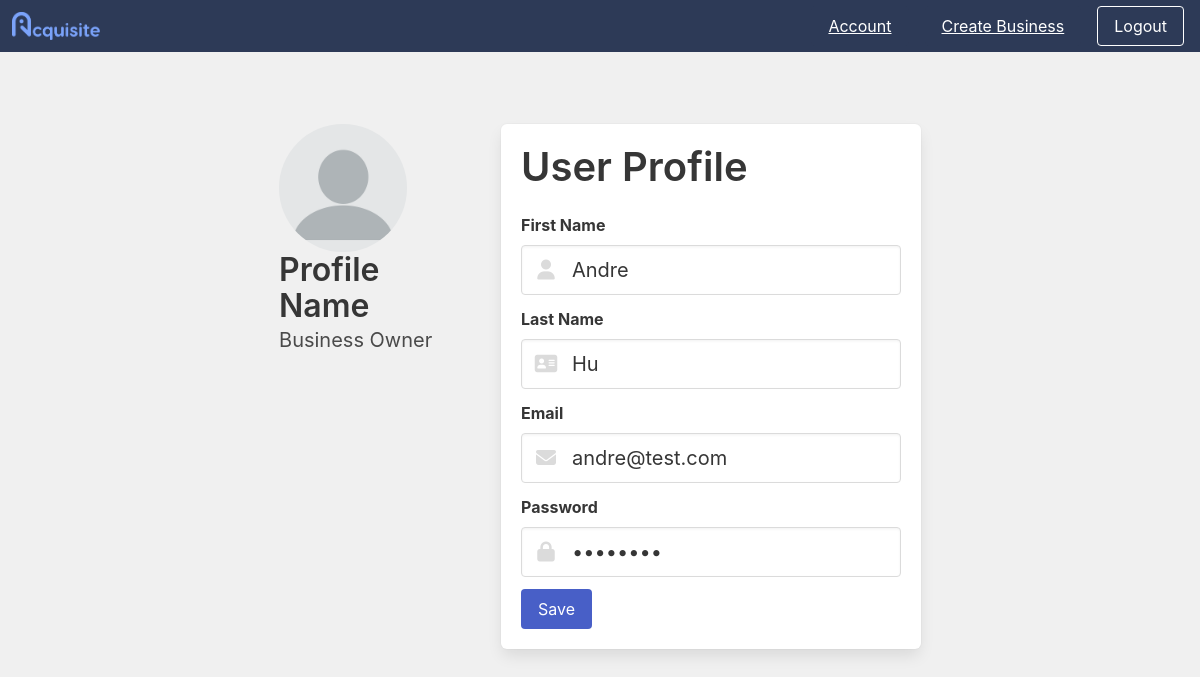
The page /profile (signed in) on the database its author committed.
### models.py (models this page shows, shortened)
class User(db.Model):
    id = db.Column(db.Integer, primary_key=True)
    first_name = db.Column(db.String(128), nullable=False)
    last_name = db.Column(db.String(128), nullable=False)
    email = db.Column(db.String(128), unique=True, nullable=False)
    password = db.Column(db.String(128), nullable=False)
    account_type = db.Column(db.String(20), nullable=False)
    avatar = db.Column(db.String(128), nullable=True)
    businesses = db.relationship('Business', backref='owner', lazy=True)

### app.py (the view, shortened to what this page needs)
@app.route('/profile', methods=['GET', 'POST'])
def profile():
    try:
        user = User.query.get(session['id'])
        return render_template('profile.html', user=user)
    except Exception as e:
        print(e)
        flash('An error occured', 'danger')
        return redirect('/')

### templates/profile.html (shortened to what this page needs)
{% extends "base.html" %}
{% block content %}
<div class="columns is-centered">
    <div class="columns is-8-desktop is-10-tablet mt-6">
        <div class="column is-one-third is-left">
            <figure class="image is-128x128">
                {% if user.avatar %}
                <img class="is-rounded" src="../static/uploads/{{ user.avatar }}">
                {% else %}
                <img class="is-rounded" src="../static/stock/pfp/default_pfp.png">
                {% endif %}
            </figure>
            <div class="title">
                <p class="is-1">
                    Profile Name
                </p>
            </div>
            <div class="subtitle">
                {% if user.account_type == "investor" %}
                <p>
                    Business Investor
                </p>
                {% else %}
                <p>
                    Business Owner
                </p>
                {% endif %}
            </div>
        </div>
        <div class="column is-two-thirds">
            <div class="box">
                <h2 class="title is-2">User Profile</h2>
                <form method="post">
                    <div class="field mt-3">
                        <label class="label">First Name</label>
                        <p class="control has-icons-left">
                            <input class="input is-medium" type="text" name="first_name" value={{ user.first_name }} required/>
                            <span class="icon is-medium is-left">
                            </span>
                        </p>
                    </div>
                    <div class="field">
                        <label class="label">Last Name</label>
                        <div class="control has-icons-left">
                            <input class="input is-medium" type="text" name="last_name" value={{ user.last_name }} required/>
                            <span class="icon is-small is-left">
                            </span>
                        </div>
                    </div>
                    <div class="field">
                        <label class="label">Email</label>
                        <div class="control has-icons-left">
                            <input class="input is-medium" type="email" name="email" value={{ user.email }} required/>
                            <span class="icon is-small is-left">
                            </span>
                        </div>
                    </div>
                    <div class="field">
                        <label class="label">Password</label>
                        <div class="control has-icons-left">
                            <input class="input is-medium" type="password" name="password" value={{ user.password }} required/>
                            <span class="icon is-small is-left">
                            </span>
                        </div>
                    </div>
                    <div class="control">
                        <button class="button is-link" type="submit">Save</button>
                    </div>
                </form>
            </div>
        </div>
    </div>
</div>
{% endblock %}

### rows shown on the page
User: first_name "Andre", last_name "Hu", email "andre@test.com"
